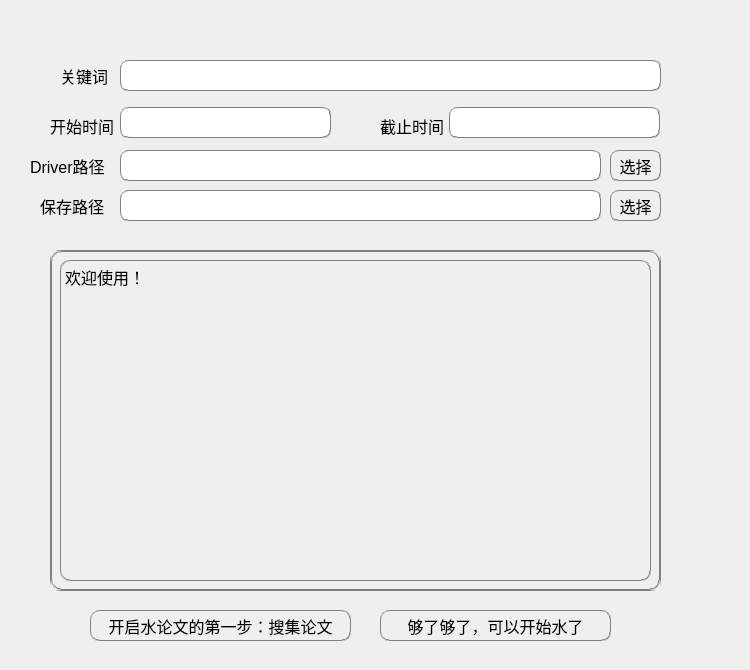
<?xml version="1.0" encoding="UTF-8"?>
<ui version="4.0">
 <class>Form</class>
 <widget class="QWidget" name="Form">
  <property name="geometry">
   <rect>
    <x>0</x>
    <y>0</y>
    <width>750</width>
    <height>670</height>
   </rect>
  </property>
  <property name="font">
   <font>
    <pointsize>12</pointsize>
   </font>
  </property>
  <property name="windowTitle">
   <string>Form</string>
  </property>
  <widget class="QLineEdit" name="Keywords">
   <property name="geometry">
    <rect>
     <x>120</x>
     <y>60</y>
     <width>541</width>
     <height>31</height>
    </rect>
   </property>
   <property name="font">
    <font>
     <pointsize>12</pointsize>
    </font>
   </property>
   <property name="styleSheet">
    <string notr="true">border:1px groove gray;border-radius:8px;</string>
   </property>
  </widget>
  <widget class="QLabel" name="label">
   <property name="geometry">
    <rect>
     <x>60</x>
     <y>60</y>
     <width>54</width>
     <height>31</height>
    </rect>
   </property>
   <property name="font">
    <font>
     <pointsize>12</pointsize>
    </font>
   </property>
   <property name="text">
    <string>关键词</string>
   </property>
  </widget>
  <widget class="QLineEdit" name="Start_Time">
   <property name="geometry">
    <rect>
     <x>120</x>
     <y>107</y>
     <width>211</width>
     <height>31</height>
    </rect>
   </property>
   <property name="font">
    <font>
     <pointsize>12</pointsize>
    </font>
   </property>
   <property name="styleSheet">
    <string notr="true">border:1px groove gray;border-radius:8px;</string>
   </property>
  </widget>
  <widget class="QLabel" name="label_2">
   <property name="geometry">
    <rect>
     <x>50</x>
     <y>110</y>
     <width>71</width>
     <height>31</height>
    </rect>
   </property>
   <property name="font">
    <font>
     <pointsize>12</pointsize>
    </font>
   </property>
   <property name="text">
    <string>开始时间</string>
   </property>
  </widget>
  <widget class="QLabel" name="label_6">
   <property name="geometry">
    <rect>
     <x>380</x>
     <y>110</y>
     <width>71</width>
     <height>31</height>
    </rect>
   </property>
   <property name="font">
    <font>
     <pointsize>12</pointsize>
    </font>
   </property>
   <property name="styleSheet">
    <string notr="true"/>
   </property>
   <property name="text">
    <string>截止时间</string>
   </property>
  </widget>
  <widget class="QLineEdit" name="End_Time">
   <property name="geometry">
    <rect>
     <x>449</x>
     <y>107</y>
     <width>211</width>
     <height>31</height>
    </rect>
   </property>
   <property name="font">
    <font>
     <pointsize>12</pointsize>
    </font>
   </property>
   <property name="styleSheet">
    <string notr="true">border:1px groove gray;border-radius:8px;</string>
   </property>
  </widget>
  <widget class="QLabel" name="label_3">
   <property name="geometry">
    <rect>
     <x>30</x>
     <y>150</y>
     <width>91</width>
     <height>31</height>
    </rect>
   </property>
   <property name="font">
    <font>
     <pointsize>12</pointsize>
    </font>
   </property>
   <property name="text">
    <string>Driver路径</string>
   </property>
  </widget>
  <widget class="QLabel" name="label_7">
   <property name="geometry">
    <rect>
     <x>40</x>
     <y>190</y>
     <width>71</width>
     <height>31</height>
    </rect>
   </property>
   <property name="font">
    <font>
     <pointsize>12</pointsize>
    </font>
   </property>
   <property name="text">
    <string>保存路径</string>
   </property>
  </widget>
  <widget class="QLineEdit" name="Save_Path">
   <property name="geometry">
    <rect>
     <x>120</x>
     <y>190</y>
     <width>481</width>
     <height>31</height>
    </rect>
   </property>
   <property name="font">
    <font>
     <pointsize>12</pointsize>
    </font>
   </property>
   <property name="styleSheet">
    <string notr="true">border:1px groove gray;border-radius:8px;</string>
   </property>
  </widget>
  <widget class="QLineEdit" name="Driver_Path">
   <property name="geometry">
    <rect>
     <x>120</x>
     <y>150</y>
     <width>481</width>
     <height>31</height>
    </rect>
   </property>
   <property name="font">
    <font>
     <pointsize>12</pointsize>
    </font>
   </property>
   <property name="styleSheet">
    <string notr="true">border:1px groove gray;border-radius:8px;</string>
   </property>
  </widget>
  <widget class="QPushButton" name="Select_Driver">
   <property name="geometry">
    <rect>
     <x>610</x>
     <y>150</y>
     <width>51</width>
     <height>31</height>
    </rect>
   </property>
   <property name="font">
    <font>
     <pointsize>12</pointsize>
    </font>
   </property>
   <property name="styleSheet">
    <string notr="true">border:1px groove gray;border-radius:8px;</string>
   </property>
   <property name="text">
    <string>选择</string>
   </property>
  </widget>
  <widget class="QPushButton" name="Select_Save">
   <property name="geometry">
    <rect>
     <x>610</x>
     <y>190</y>
     <width>51</width>
     <height>31</height>
    </rect>
   </property>
   <property name="font">
    <font>
     <pointsize>12</pointsize>
    </font>
   </property>
   <property name="styleSheet">
    <string notr="true">border:1px groove gray;border-radius:8px;</string>
   </property>
   <property name="text">
    <string>选择</string>
   </property>
  </widget>
  <widget class="QScrollArea" name="Scroll_Area">
   <property name="geometry">
    <rect>
     <x>50</x>
     <y>250</y>
     <width>611</width>
     <height>341</height>
    </rect>
   </property>
   <property name="font">
    <font>
     <pointsize>12</pointsize>
    </font>
   </property>
   <property name="styleSheet">
    <string notr="true">border: 0.5px groove gray;border-radius:10px;</string>
   </property>
   <property name="verticalScrollBarPolicy">
    <enum>Qt::ScrollBarAsNeeded</enum>
   </property>
   <property name="horizontalScrollBarPolicy">
    <enum>Qt::ScrollBarAsNeeded</enum>
   </property>
   <property name="sizeAdjustPolicy">
    <enum>QAbstractScrollArea::AdjustIgnored</enum>
   </property>
   <property name="widgetResizable">
    <bool>true</bool>
   </property>
   <widget class="QWidget" name="scrollAreaWidgetContents">
    <property name="geometry">
     <rect>
      <x>0</x>
      <y>0</y>
      <width>609</width>
      <height>339</height>
     </rect>
    </property>
    <layout class="QVBoxLayout" name="verticalLayout">
     <item>
      <widget class="QLabel" name="msg">
       <property name="font">
        <font>
         <family>Microsoft YaHei</family>
         <pointsize>12</pointsize>
        </font>
       </property>
       <property name="styleSheet">
        <string notr="true"/>
       </property>
       <property name="text">
        <string>欢迎使用！</string>
       </property>
       <property name="alignment">
        <set>Qt::AlignLeading|Qt::AlignLeft|Qt::AlignTop</set>
       </property>
      </widget>
     </item>
    </layout>
   </widget>
  </widget>
  <widget class="QPushButton" name="Start">
   <property name="geometry">
    <rect>
     <x>90</x>
     <y>610</y>
     <width>261</width>
     <height>31</height>
    </rect>
   </property>
   <property name="font">
    <font>
     <pointsize>12</pointsize>
    </font>
   </property>
   <property name="styleSheet">
    <string notr="true">border:1px groove gray;border-radius:9px;</string>
   </property>
   <property name="text">
    <string>开启水论文的第一步：搜集论文</string>
   </property>
  </widget>
  <widget class="QPushButton" name="End">
   <property name="geometry">
    <rect>
     <x>380</x>
     <y>610</y>
     <width>231</width>
     <height>31</height>
    </rect>
   </property>
   <property name="font">
    <font>
     <pointsize>12</pointsize>
    </font>
   </property>
   <property name="styleSheet">
    <string notr="true">border:1px groove gray;border-radius:9px;</string>
   </property>
   <property name="text">
    <string>够了够了，可以开始水了</string>
   </property>
  </widget>
 </widget>
 <resources/>
 <connections/>
</ui>
